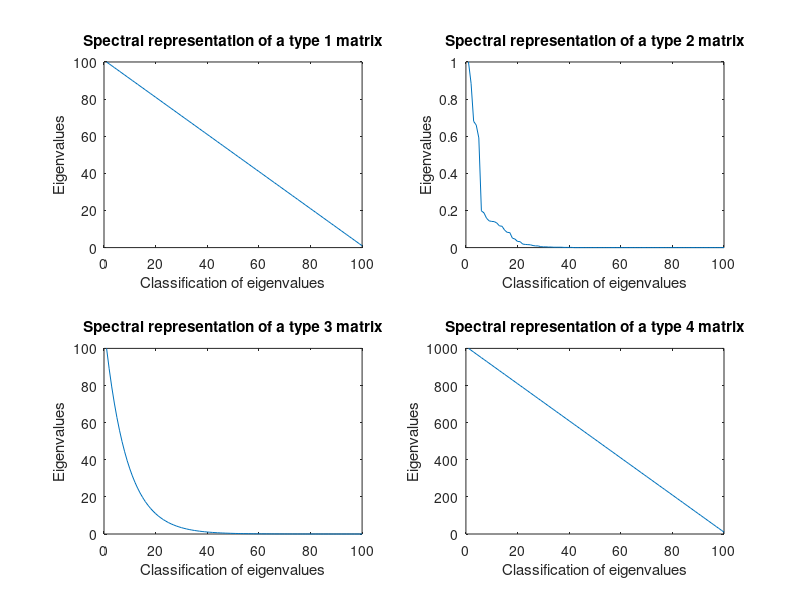

Reproduce this figure in MATLAB.
% Tableaux contenant les valeurs propres pour des matrices d'ordre 100 
% pour les quatres types de matrice.
load('type1.mat','-ascii')
load('type2.mat','-ascii')
load('type3.mat','-ascii')
load('type4.mat','-ascii')

% Type 1
figure
subplot(2,2,1)
plot((1:100),type1);
title("Spectral representation of a type 1 matrix")
xlabel('Classification of eigenvalues');
ylabel('Eigenvalues');

% Type 2
subplot(2,2,2)
plot((1:100),type2);
title("Spectral representation of a type 2 matrix")
xlabel('Classification of eigenvalues');
ylabel('Eigenvalues');

% Type 3
subplot(2,2,3)
plot((1:100),type3);
title("Spectral representation of a type 3 matrix")
xlabel('Classification of eigenvalues');
ylabel('Eigenvalues');

% Type 4
subplot(2,2,4)
plot((1:100),type4);
title("Spectral representation of a type 4 matrix")
xlabel('Classification of eigenvalues');
ylabel('Eigenvalues');